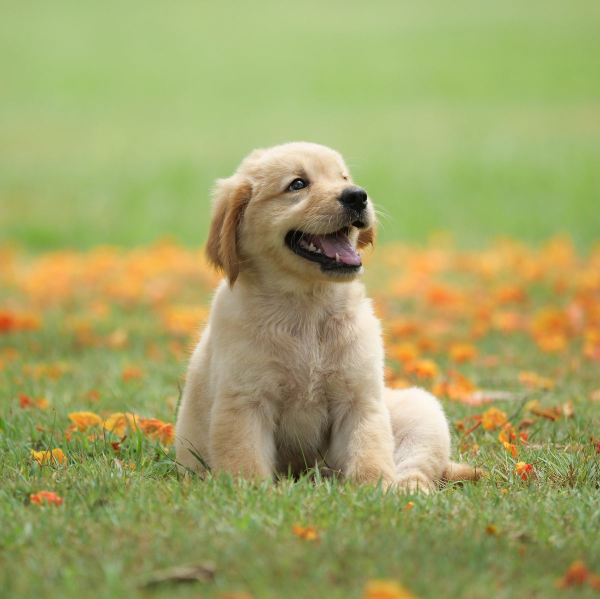
//> input picture cp03/dog.bmp, 1200 x 1197 px (shown at 1/2 size)
$ ./Mat   (built with g++ and OpenCV 4)
//> lines starting //> are read from the running program, lines starting //| are printed output that depends on the picture
//
//  Mat.cpp
//  OpenCV
//
//  Created by 이준영 on 2023/09/13.
//

#include <stdio.h>
#include <iostream>
#include <opencv2/opencv.hpp>

using namespace std;
using namespace cv;

// [34 lines left out: functions MatOp1, Matop2, not called in this run]

void Matop3(){
    Mat img1 = imread("/Users/ijun-yeong/Desktop/디지털영상처리/OpenCV/cp03/dog.bmp");
//> img1 is the input picture: 1197 rows x 1200 cols, CV_8UC3; mean B, G, R 102.4, 164.3, 161.9
    Mat img2 = img1(Rect(220, 120, 340, 240));
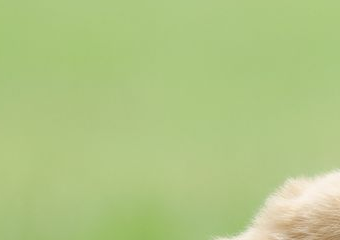
//> img2: 240 rows x 340 cols, CV_8UC3; mean B, G, R 132.2, 198.4, 176.5
    Mat img3 = img1(Rect(220, 120, 340, 240)).clone();
    Mat img4 = img1(Range(50, 100), Range(50,100));
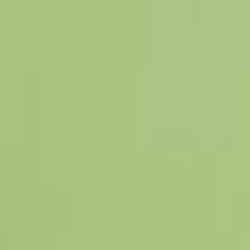
//> img4: 50 rows x 50 cols, CV_8UC3 (shown 5 times larger); mean B, G, R 129.4, 195.8, 170.3
    img2 = ~img2;
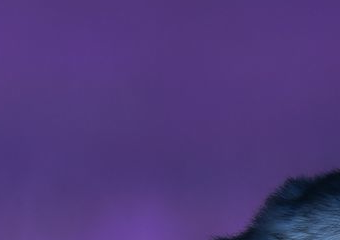
//> img2: 240 rows x 340 cols, CV_8UC3; mean B, G, R 122.8, 56.6, 78.5
    imshow("img1",img1);
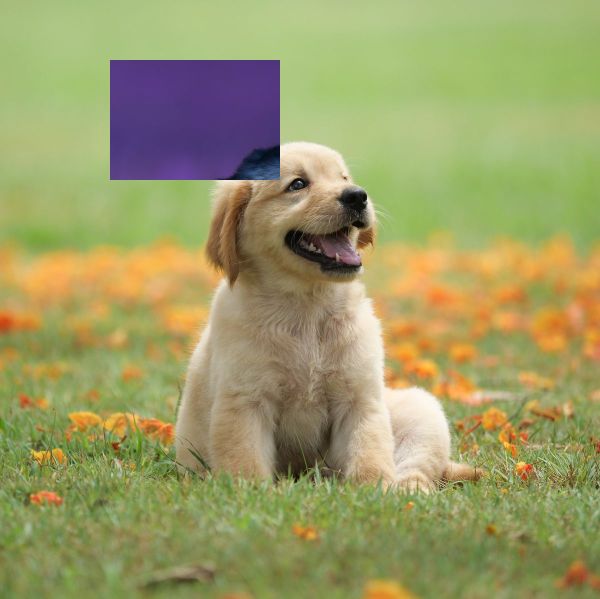
//> window 'img1': 1197 rows x 1200 cols, CV_8UC3 (shown at 1/2 size); mean B, G, R 101.9, 156.2, 156.4
    imshow("img2",img2);
    imshow("img3",img3);
    imshow("img4",img4);
    waitKey();
    destroyAllWindows();
}
// [17 lines left out: function Matop4, not called in this run]
void Matop5(){
    int p = 134;
}
int main(){
    Matop3();
    return 0;
}
